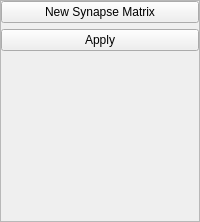
<?xml version="1.0" encoding="UTF-8"?>
<ui version="4.0">
 <class>SynapseDock</class>
 <widget class="QDockWidget" name="SynapseDock">
  <property name="geometry">
   <rect>
    <x>0</x>
    <y>0</y>
    <width>200</width>
    <height>222</height>
   </rect>
  </property>
  <property name="minimumSize">
   <size>
    <width>200</width>
    <height>183</height>
   </size>
  </property>
  <property name="features">
   <set>QDockWidget::DockWidgetFloatable|QDockWidget::DockWidgetMovable</set>
  </property>
  <property name="allowedAreas">
   <set>Qt::LeftDockWidgetArea|Qt::RightDockWidgetArea</set>
  </property>
  <property name="windowTitle">
   <string>Synapses</string>
  </property>
  <widget class="QWidget" name="widget">
   <layout class="QVBoxLayout" name="verticalLayout">
    <property name="leftMargin">
     <number>0</number>
    </property>
    <property name="topMargin">
     <number>0</number>
    </property>
    <property name="rightMargin">
     <number>0</number>
    </property>
    <property name="bottomMargin">
     <number>0</number>
    </property>
    <item>
     <widget class="QScrollArea" name="scrollArea">
      <property name="horizontalScrollBarPolicy">
       <enum>Qt::ScrollBarAlwaysOff</enum>
      </property>
      <property name="widgetResizable">
       <bool>true</bool>
      </property>
      <widget class="QWidget" name="scrollAreaWidgetContents">
       <property name="geometry">
        <rect>
         <x>0</x>
         <y>0</y>
         <width>198</width>
         <height>198</height>
        </rect>
       </property>
       <layout class="QVBoxLayout" name="verticalLayout_2">
        <property name="leftMargin">
         <number>0</number>
        </property>
        <property name="topMargin">
         <number>0</number>
        </property>
        <property name="rightMargin">
         <number>0</number>
        </property>
        <property name="bottomMargin">
         <number>0</number>
        </property>
        <item>
         <layout class="QVBoxLayout" name="synapseLayout"/>
        </item>
        <item>
         <widget class="QPushButton" name="btnNew">
          <property name="text">
           <string>New Synapse Matrix</string>
          </property>
         </widget>
        </item>
        <item>
         <widget class="QPushButton" name="btnApply">
          <property name="text">
           <string>Apply</string>
          </property>
         </widget>
        </item>
        <item>
         <spacer name="verticalSpacer">
          <property name="orientation">
           <enum>Qt::Vertical</enum>
          </property>
          <property name="sizeHint" stdset="0">
           <size>
            <width>20</width>
            <height>129</height>
           </size>
          </property>
         </spacer>
        </item>
       </layout>
      </widget>
     </widget>
    </item>
   </layout>
  </widget>
 </widget>
 <layoutdefault spacing="6" margin="11"/>
 <resources/>
 <connections/>
</ui>
